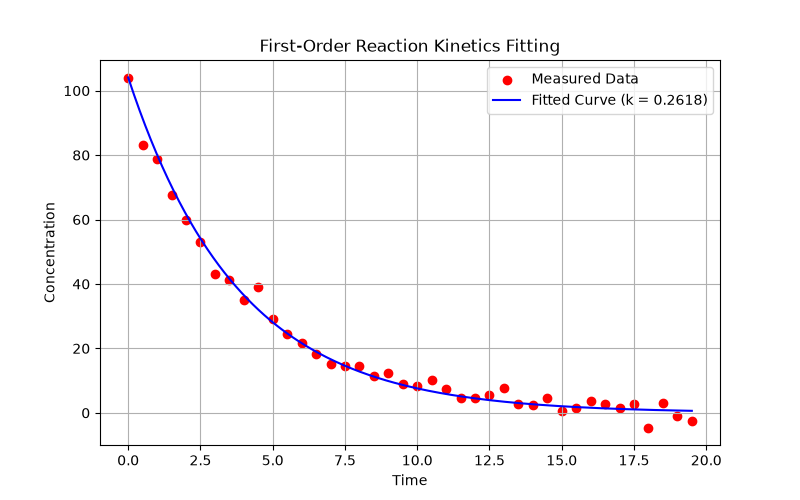

Source code (Python):
"""
PW2 Lab B Part 3 -- fit a reaction's rate constant to measured data.

A first-order reaction decays as  C(t) = C0 * exp(-k*t).  You have noisy
concentration-vs-time measurements; find the k that best matches them.
Complete the TODOs. Run:  python kinetics.py
"""
import numpy as np
import matplotlib.pyplot as plt
from scipy.optimize import minimize

# TODO 1: read kinetics.csv (columns time, concentration) into arrays t, C.
#         Set C0 = the first concentration.
data = np.loadtxt("kinetics.csv", delimiter=",", skiprows=1)
t = data[:, 0]
C = data[:, 1]
C0 = C[0]

# TODO 2: write total_error(k) = sum of (measured - C0*exp(-k*t))^2.
#         This is the "how bad" number: small when the model matches the data.
def total_error(k):
    # k может передаваться как массив или скаляр в зависимости от x0
    k_val = k[0] if hasattr(k, '__len__') else k
    model = C0 * np.exp(-k_val * t)
    return np.sum((C - model) ** 2)

# TODO 3: minimise total_error with scipy.optimize.minimize (method "SLSQP",
#         bounds [(0, 5)], start x0=0.5). Print the fitted k.
result = minimize(total_error, x0=0.5, method="SLSQP", bounds=[(0, 5)])
fitted_k = result.x[0] if hasattr(result.x, '__len__') else result.x
print(f"Fitted k: {fitted_k:.4f}")

# TODO 4: plot the measured data (points) and your fitted curve (line) together.
#         Save as kinetics.png.
t_smooth = np.linspace(t.min(), t.max(), 200)
curve_smooth = C0 * np.exp(-fitted_k * t_smooth)

plt.figure(figsize=(8, 5))
plt.scatter(t, C, color="red", label="Measured Data")
plt.plot(t_smooth, curve_smooth, color="blue", label=f"Fitted Curve (k = {fitted_k:.4f})")
plt.xlabel("Time")
plt.ylabel("Concentration")
plt.title("First-Order Reaction Kinetics Fitting")
plt.legend()
plt.grid(True)
plt.savefig("kinetics.png")
plt.show()
